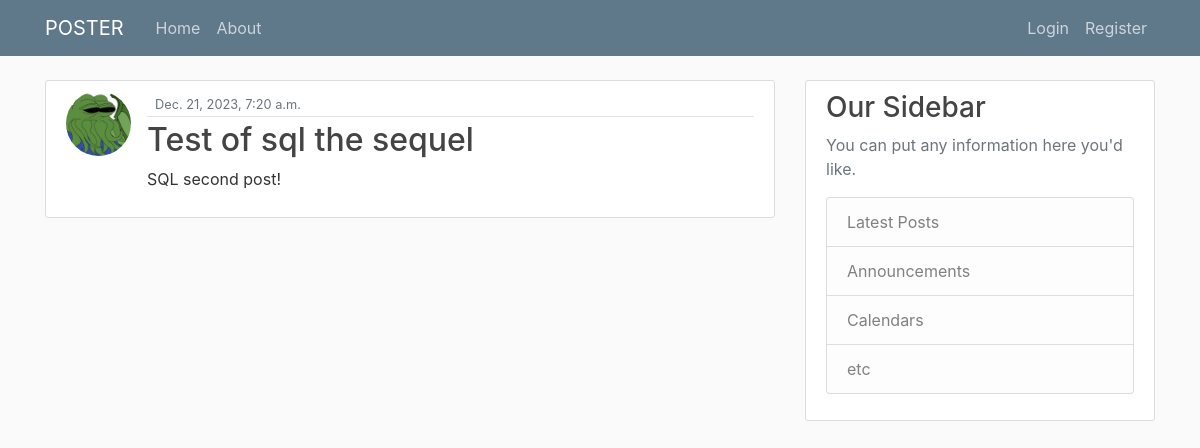
The app's page /post/2/ with its own data.
### forum/models.py (models this page shows, shortened)
class Post(models.Model):
    title = models.CharField(max_length = 100)
    content = models.TextField()
    date = models.DateTimeField(default = timezone.now)
    author = models.ForeignKey(User, on_delete = models.CASCADE)

### users/models.py (models this page shows, shortened)
class Profile(models.Model):
    user = models.OneToOneField(User, on_delete=models.CASCADE)
    image = models.ImageField(default='default.jpg', upload_to='profile_pics')

### forum/views.py (the view)
# urls.py: path('post/<int:pk>/', PostDetailView.as_view(), name='post-detail'),
class PostDetailView(DetailView):
    model = Post

### forum/templates/forum/post_detail.html (shortened to what this page needs)
{% extends "forum/base.html" %}
{% block content %}
    <article class="media content-section">
        <img class="rounded-circle article-img" src="{{ post.author.profile.image.url }}">
        <div class="media-body">
            <div class="article-metadata">
                <small class="text-muted">{{ object.date }}</small>
            </div>
            <h2 class="article-title">{{ object.title }}</h2>
            <p class="article-content">{{ object.content }}</p>
        </div>
    </article>
{% endblock content %}

### forum/static/forum/main.css (style rules this page uses)
body { background: #fafafa; color: #333333; margin-top: 5rem; }
h1, h2, h3, h4, h5, h6 { color: #444444; }
.content-section { background: #ffffff; padding: 10px 20px; border: 1px solid #dddddd; border-radius: 3px; margin-bottom: 20px; }
.article-title { color: #444444; }
.article-content { white-space: pre-line; }
.article-img { height: 65px; width: 65px; margin-right: 16px; }
.article-metadata { padding-bottom: 1px; margin-bottom: 4px; border-bottom: 1px solid #e3e3e3 }

### records on screen
Post: author.profile.image (picture), date "Dec. 21, 2023, 7:20 a.m.", title "Test of sql the sequel", content "SQL second post!"
